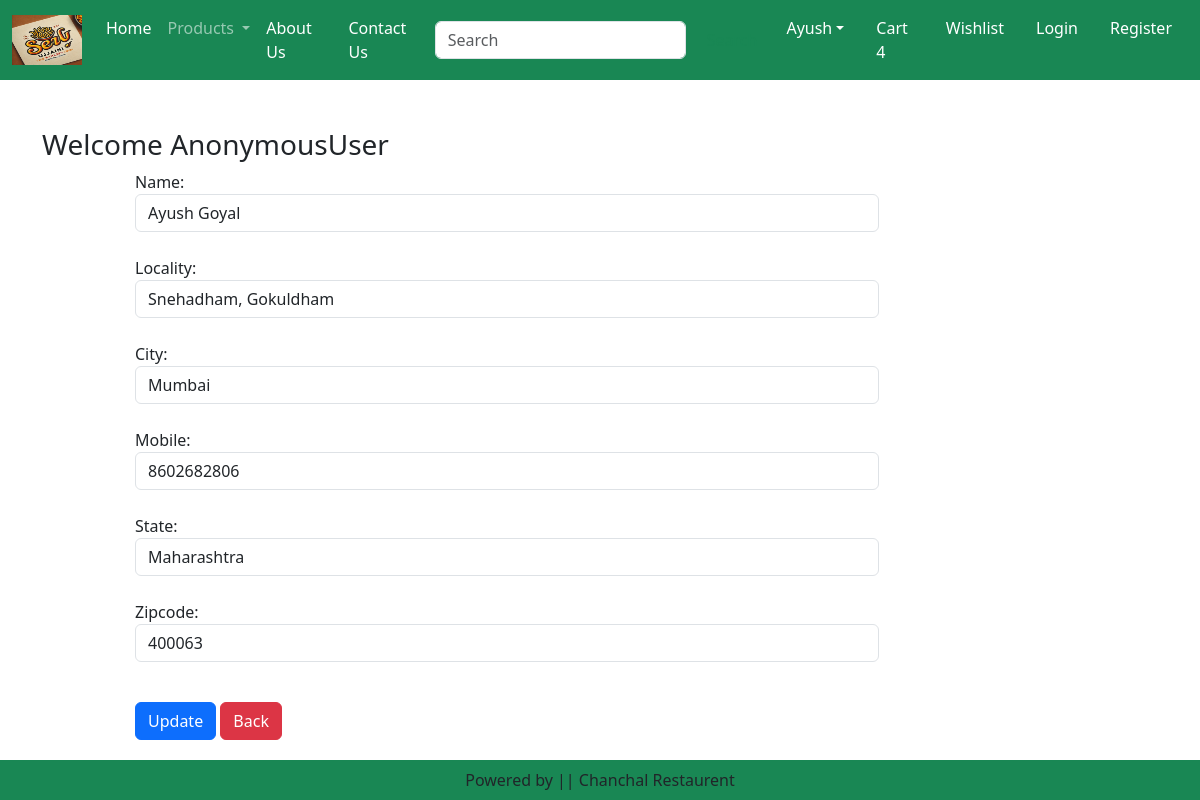
The app's page /update_address/1 with its own data.
### home/models.py (models this page shows, shortened)
class Customer(models.Model):
    user = models.ForeignKey(User, on_delete=models.CASCADE)
    name = models.CharField(max_length=200)
    locality = models.CharField(max_length=200)
    city = models.CharField(max_length=50)
    mobile = models.PositiveIntegerField(default=0)
    zipcode = models.PositiveIntegerField()
    state = models.CharField(choices=STATE_CHOICES, max_length=100)

### home/views.py (the view, shortened to what this page needs)
# urls.py: path('update_address/<int:pk>', views.UpdateAddress.as_view(), name='update_address'),
class UpdateAddress(View):
    def get(self, request, pk):
        add = Customer.objects.get(pk=pk)
        form = CustomerProfileForm(instance=add)
        return render(request, 'home/update_address.html', locals())

### home/forms.py
class CustomerProfileForm(forms.ModelForm):
    class Meta:
        model = Customer
        fields = ['name', 'locality', 'city', 'mobile', 'state', 'zipcode']
        widgets = {
            'name':forms.TextInput(attrs={'class':'form-control'}),
            'locality':forms.TextInput(attrs={'class':'form-control'}),
            'city':forms.TextInput(attrs={'class':'form-control'}),
            'mobile':forms.NumberInput(attrs={'class':'form-control'}),
            'state':forms.Select(attrs={'class':'form-control'}),
            'zipcode':forms.NumberInput(attrs={'class':'form-control'}),
        }

### home/templates/home/update_address.html (shortened to what this page needs)
{% extends 'home/base.html' %}
{% load static %}
{% block main-content %}
<div class="container my-5">
    <div class="row">
        <h3>Welcome <span class="text-capitalize">{{request.user}}</span></h3>
    </div>
    <div class="col-sm-8 offset-sm-1">
        <form action="" method="post">
            {% for fm in form %}
                {{fm.label_tag}} {{fm}}<small class="text-danger">{{fm.errors|striptags}}</small><br>
            {% endfor %}
            <div class="col-12 mt-3">
                <button type="submit" class="btn btn-primary">Update</button>
                <a href="{% url 'address' %}" type="button" class="btn btn-danger">Back</a>
            </div>
        </form>
    </div>
</div>
{% endblock main-content %}

### records on screen
Customer: form "Ayush Goyal" "Snehadham, Gokuldham" "Mumbai" "8602682806" "Maharashtra" "400063"

### other values on screen
{{ request.user }} "AnonymousUser"
{{ fm.label_tag }} "Name:" "Locality:" "City:" "Mobile:" "State:" "Zipcode:"
